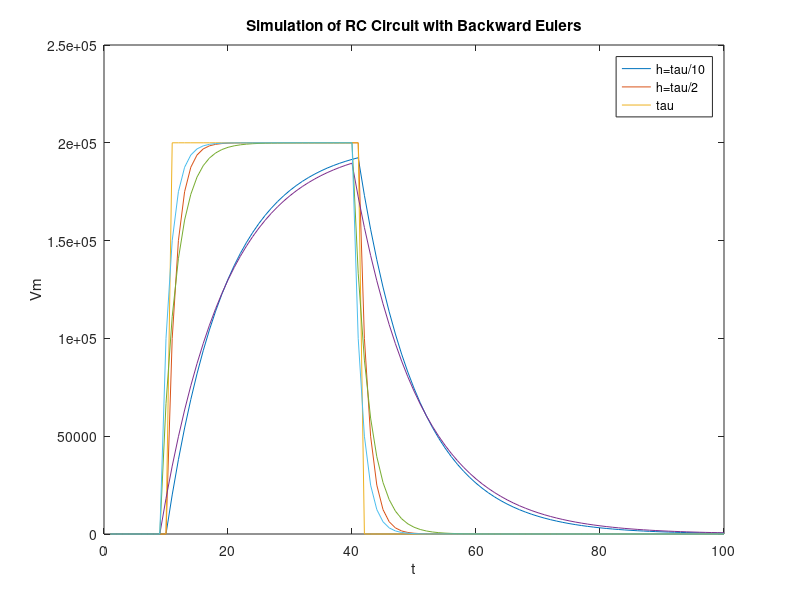
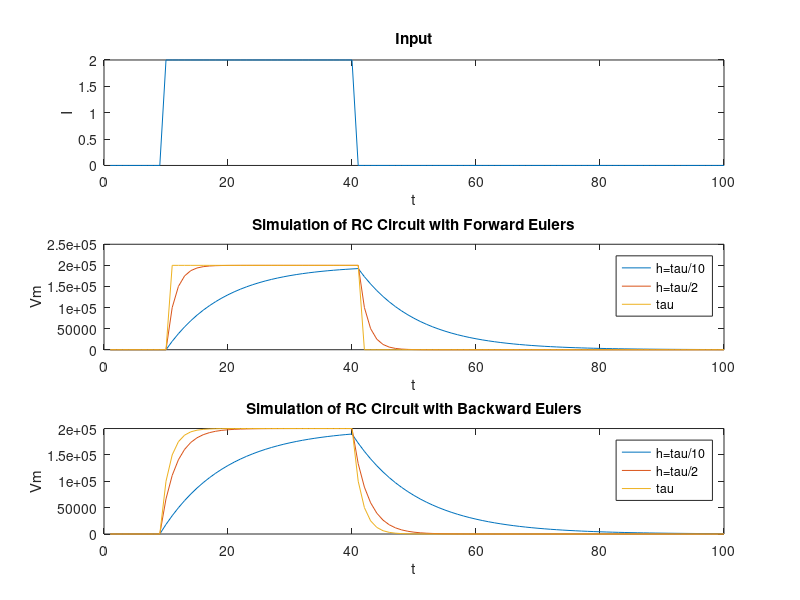

MATLAB code for these plots, in order: (Note: this script raises an error after producing the figures.)
%% Simulation of linear RC circuit using forward eulers
% y 1-3 represent versions of the RC circuit sovled using different step
% sizes
% Initialize vectors to hold output voltage and add initial values
y1=zeros(1,100);
y1(1)=2;
y2=zeros(1,100);
y2(1)=2;
y3=zeros(1,100);
y3(1)=2;
% set up values for r and c
r=100*10^3;
c=50*10^(-6);
% set up input
x=zeros(1,100);
x(1,10:40)=2;
%set up different step sizes
h1=1/10*r*c;
h2=1/2*r*c;
h3=r*c;
% loop through input and calculate output using forward eulers method
tic
for i=2:100
    y1(i)=h1/c*x(i-1)+y1(i-1)*(1-h1/(r*c));
    y2(i)=h2/c*x(i-1)+y2(i-1)*(1-h2/(r*c));
    y3(i)=h3/c*x(i-1)+y3(i-1)*(1-h3/(r*c));
    
end
toc
% plot the output for each different step size
plot(y1)
hold on 
plot(y2)
hold on
plot(y3)
legend('h=tau/10','h=tau/2','tau')
xlabel('t')
ylabel('Vm')
title('Simulation of RC Circuit with Forward Eulers')
%% Simulation of linear RC circuit using backward eulers
% y1-3be represent the output of the RC circuit solved using different time
% steps
% initialize vectors to hold output and set initial values
y1be=zeros(1,100);
y1be(1)=2;
y2be=zeros(1,100);
y2be(1)=2;
y3be=zeros(1,100);
y3be(1)=2;
% initialize values of r and c
r=100*10^3;
c=50*10^(-6);
% set up input vector
x=zeros(1,100);
x(1,10:40)=2;
% iinitialize different time steps
h1=1/10*r*c;
h2=1/2*r*c;
h3=r*c;
% loop through the input and calculate the output using backward eulers for
% each step size.
tic
for i=2:100
    y1be(i)=r*h1/(r*c+h1)*x(i)+r*c/(r*c+h1)*y1be(i-1);
    y2be(i)=r*h2/(r*c+h2)*x(i)+r*c/(r*c+h2)*y2be(i-1);
    y3be(i)=r*h3/(r*c+h3)*x(i)+r*c/(r*c+h3)*y3be(i-1);
end
toc
% plot the output for each step size
plot(y1be)
hold on 
plot(y2be)
hold on
plot(y3be)
legend('h=tau/10','h=tau/2','tau')
xlabel('t')
ylabel('Vm')
title('Simulation of RC Circuit with Backward Eulers')
%% Plot comparison of forward and backward
% create new figure with subplots, plot each output with different time
% steps using each method with forward eulers on top and backward eulers on
% bottom, add legend, add axis labelsl, add titles.
figure
subplot(3,1,1)
plot(x)
xlabel('t')
ylabel('I')
title('Input')
subplot(3,1,2)
plot(y1)
hold on 
plot(y2)
hold on
plot(y3)
legend('h=tau/10','h=tau/2','tau')
xlabel('t')
ylabel('Vm')
title('Simulation of RC Circuit with Forward Eulers')
subplot(3,1,3)
plot(y1be)
hold on 
plot(y2be)
hold on
plot(y3be)
legend('h=tau/10','h=tau/2','tau')
xlabel('t')
ylabel('Vm')
title('Simulation of RC Circuit with Backward Eulers')
%% Using ODE45
% set up duration of simulation
sim_duration = 100; % sec
y_init = 0; % initial condition


options = odeset('RelTol',1e-6);  % Select Tolerance, to guide adaptive time step (try 1e-6; try 1e-2 - see 'chatter')
tic % for measuring time it takes 
[time, y_sim] = ode45(@ydiff,[0 sim_duration],y_init,options); % pass in function describing derivative, time range, initial value, and options
toc
% create input vector for plotting
x=zeros(size(time));
for i=1:length(time)
    if time(i)>10 && time(i)<40
        x(i)=2;
    else 
        x(i)=0;
    end
end
% plot the output of ode45 and the input
figure
hold on
subplot(2,1,2)
plot(time, y_sim,'k','linewidth',2) % add RK4 result to plot
plot(time, y_sim,'k*','linewidth',2) % add RK4 result to plot
xlabel('t')
ylabel('voltage')
title('Using ODE45 to solve RC Circuit')
disp(['# steps taken by ode45: ' num2str(length(time))]) % how many steps were used?
disp('  '); %Blank line to clarify display
subplot(2,1,1)
plot(time,x)
xlabel('t')
ylabel('I')
title('Input')


function dydt = ydiff(time,y)
% diff EQ for ode45, for RC ckt problem
% Pass in the array y and the current time point, time

%initialize r and c
r=100*10^3;
c=50*10^(-6);
% set up the vector to hold the derivative
dydt = zeros(1,1);  % dimension the output variable; dydt = zeros(3,1)  for 3 diff EQs (column vector)
% create the input
if time >= 10 && time <= 40  % determine value of x, depending on time (secs)
    x = 2;
else
    x = 0;
end
dydt(1) = 1/c*x-1/(r*c)*y; % Differential equation describing the system
end
%% Cell Membrane with Constant Channel Conductances
%initialize simulation duration
sim_duration = 10; % sec
%set initial condition
y_init = 20.548; % initial condition


options = odeset('RelTol',1e-6);  % Select Tolerance, to guide adaptive time step (try 1e-6; try 1e-2 - see 'chatter')

[time, y_sim] = ode45(@ydif,[0 sim_duration],y_init,options); % pass in function describing derivative, time range, initial value, and options
%set up input vector for plotting
x=zeros(size(time));
for i=1:length(time)
    if time(i)>2 && time(i)<8
        x(i)=2;
    else 
        x(i)=0;
    end
end

%plot output of ODE45 and input
figure
hold on
subplot(2,1,1)
plot(time,x)
xlabel('t')
ylabel('I')
title('Input')
subplot(2,1,2)
plot(time, y_sim,'k','linewidth',2) % add RK4 result to plot
plot(time, y_sim,'k*','linewidth',2) % add RK4 result to plot
title('Membrane Voltage')
disp(['# steps taken by ode45: ' num2str(length(time))]) % how many steps were used?
disp('  '); %Blank line to clarify display

function dydt=ydif(time,y)
% initialize vector to hold derivative
dydt=zeros(1,1);
% set nernst potentials, conductance, capacitance
Ena=50;
Ek=-77;
El=-54.4;
cm=1;
gna=120;
gk=36;
gl=0.3;
% create input
if time > 2 && time < 8
    x=2;
else 
    x=0;
end
%specify derivative
dydt(1)=(x-gna*(y-Ena)-gk*(y-Ek)-gl*(y-El))/cm;
end
%% Cell Membrane with Changing Channel Conductances
% set simulation duration
sim_duration = 100; % msec
%set all initial conditions
y_init = -64.9997; % initial condition
m0=0.0529625;
h0=0.59826;
n0=0.317764;
init_conds=[y_init;m0;h0;n0];

options = odeset('RelTol',1e-6);  % Select Tolerance, to guide adaptive time step (try 1e-6; try 1e-2 - see 'chatter')

[time, y_sim] = ode15s(@ydiff2,[0 sim_duration],init_conds,options); % pass in function describing derivative, time range, initial value, and options
%initialize input for plotting 
x=zeros(size(time));
for i=1:length(time)
    if time(i) > 30 && time(i) < 33
        x(i)=20;
    elseif time(i)>38 && time(i)<41
        x(i)=20;
    elseif time(i)>48 && time(i)<51
        x(i)=20;
    elseif time(i)>55 && time(i)<58
        x(i)=20;
    elseif time(i)>65 && time(i)<68
        x(i)=20;
    elseif time(i)>71 && time(i)<74
        x(i)=20;
    else 
        x(i)=0;
    end

end

% plot input, output voltage, and activation/inactivation variables
figure
hold on
subplot(3,1,1)
plot(time,x) %plot x
title('Input Current')
xlabel('Time (ms)')
ylabel('Current(uA)')
subplot(3,1,2)
plot(time, y_sim(:,1),'k','linewidth',2) % add RK4 result to plot
plot(time, y_sim(:,1),'k*','linewidth',2) % add RK4 result to plot
title('Membrane Potential')
xlabel('Time (ms)')
ylabel('Voltage(mV)')
subplot(3,1,3)
plot(time,y_sim(:,2)) %plot m
hold on
plot(time,y_sim(:,3)) %plot h
hold on
plot(time,y_sim(:,4))% plot n
hold on
title('Channel Activation')
xlabel('Time (ms)')
ylabel('Probability')
legend('m','h','n')
disp(['# steps taken by ode45: ' num2str(length(time))]) % how many steps were used?
disp('  '); %Blank line to clarify display




function dydt=ydiff2(time,y)
%initialize vector to hold derivatives
dydt=zeros(4,1);
%set nernst potentials, max conductances, capacitance
Ena=50;
Ek=-77;
El=-54.4;
cm=1;
gna=120;
gk=36;
gl=0.3;
%set input 
if time > 30 && time < 33
    x=20;
elseif time>38 && time<41
    x=20;
elseif time>48 && time<51
    x=20;
elseif time>55 && time<58
    x=20;
elseif time>65 && time<68
    x=20;
elseif time>71 && time<74
    x=20;
else 
    x=0;
end

% set variable names to ys for ease of understanding
vm=y(1);
m=y(2);
h=y(3);
n=y(4);
% set alpha and beta equations for m
am=0.1*(vm+40)/(1-exp(-(vm+40)/10));
bm=4*exp(-(vm+65)/18);
% set alpha and beta equations for h
ah=0.07*exp(-(vm+65)/20);
bh=1/(1+exp(-(vm+35)/10));
% set alpha and beta equations for n
an=0.01*(vm+55)/(1-exp(-(vm+55)/10));
bn=0.125*exp(-(vm+65)/80);
% set derivative equations for voltage, m, h, and n
dydt(1)=(x-gna*m^3*h*(vm-Ena)-gk*n^4*(vm-Ek)-gl*(vm-El))/cm;
dydt(2)=am*(1-m)-bm*m;
dydt(3)=ah*(1-h)-bh*h;
dydt(4)=an*(1-n)-bn*n;
end
%% Simulating TTX
% Changed gna to 0 and set input back to step up to 20 from 30-70ms
% set dimulation duration
sim_duration = 100; % msec
%set initial conditions
y_init = -64.9997; % initial condition
m0=0.0529625;
h0=0.59826;
n0=0.317764;
init_conds=[y_init;m0;h0;n0];

options = odeset('RelTol',1e-6);  % Select Tolerance, to guide adaptive time step (try 1e-6; try 1e-2 - see 'chatter')

[time, y_sim] = ode15s(@ydiff3,[0 sim_duration],init_conds,options); % pass in function describing derivative, time range, initial value, and options
%set input for plotting
x=zeros(size(time));
for i=1:length(time)
    if time(i)>30 && time(i)<70
        x(i)=20;
    else 
        x(i)=0;
    end
end

figure
hold on
subplot(3,1,1)
plot(time,x) % plot input current
title('Input Current')
xlabel('Time (ms)')
ylabel('Current(uA)')
subplot(3,1,2)
plot(time, y_sim(:,1),'k','linewidth',2) % add RK4 result to plot
plot(time, y_sim(:,1),'k*','linewidth',2) % add RK4 result to plot
title('Membrane Potential')
xlabel('Time (ms)')
ylabel('Voltage(mV)')
subplot(3,1,3)
plot(time,y_sim(:,2)) % plot m
hold on
plot(time,y_sim(:,3))% plot h
hold on 
plot(time,y_sim(:,4)) % plot n
hold on
title('Channel Activation')
xlabel('Time (ms)')
ylabel('Probability')
legend('m','h','n')
disp(['# steps taken by ode45: ' num2str(length(time))]) % how many steps were used?
disp('  '); %Blank line to clarify display




function dydt=ydiff3(time,y)
%initialize vector for derivatives
dydt=zeros(4,1);
% set nernst potentials, max conductances, and capacitance
Ena=50;
Ek=-77;
El=-54.4;
cm=1;
gna=120;
gk=36;
gl=0.3;
% set up input current
if time > 30 && time < 70
    x=20;
else 
    x=0;
end
% set variables to y values for ease of understanding
vm=y(1);
m=y(2);
h=y(3);
n=y(4);
% create alpha and beta equations for m
am=0.1*(vm+40)/(1-exp(-(vm+40)/10));
bm=4*exp(-(vm+65)/18);
% create alpha and beta equations for h
ah=0.07*exp(-(vm+65)/20);
bh=1/(1+exp(-(vm+35)/10));
% create alpha and beta equations for n
an=0.01*(vm+55)/(1-exp(-(vm+55)/10));
bn=0.125*exp(-(vm+65)/80);
% setting up derivative equations for solving
dydt(1)=(x-0*m^3*h*(vm-Ena)-gk*n^4*(vm-Ek)-gl*(vm-El))/cm;
dydt(2)=am*(1-m)-bm*m;
dydt(3)=ah*(1-h)-bh*h;
dydt(4)=an*(1-n)-bn*n;
end
%% Svirskis et al. model
% set simulation duration
sim_duration = 200; % msec
% specify initial conditions
y_init = -50; % initial condition
m0=0.0655;
h0=0.2352;
n0=0.0864;
k0=0.4005;
init_conds=[y_init;m0;h0;n0;k0];

options = odeset('RelTol',1e-6);  % Select Tolerance, to guide adaptive time step (try 1e-6; try 1e-2 - see 'chatter')

[time, y_sim] = ode15s(@ydiff4,[0 sim_duration],init_conds,options); % pass in function describing derivative, time range, initial value, and options
% create input for plotting
x=zeros(size(time));
for i=1:length(time)
    if time(i)>30 && time(i)<33
        x(i)=20;
    elseif time(i)>34 && time(i)<37
        x(i)=20;
    else 
        x(i)=0;
    end
end

figure
hold on
subplot(3,1,1)
plot(time,x) % plot input
title('Input Current')
xlabel('Time (ms)')
ylabel('Current(uA)')
subplot(3,1,2)
plot(time, y_sim(:,1),'k','linewidth',2) % add RK4 result to plot
plot(time, y_sim(:,1),'k*','linewidth',2) % add RK4 result to plot
title('Membrane Potential')
xlabel('Time (ms)')
ylabel('Voltage(mV)')
subplot(3,1,3)
plot(time,y_sim(:,2)) % plot m
hold on
plot(time,y_sim(:,3)) % plot h
hold on
plot(time,y_sim(:,4)) % plot n
hold on
plot(time,y_sim(:,5)) % plot activation of new channel
title('Channel Activation')
xlabel('Time (ms)')
ylabel('Probability')
legend('m','h','n','k')
disp(['# steps taken by ode45: ' num2str(length(time))]) % how many steps were used?
disp('  '); %Blank line to clarify display




function dydt=ydiff4(time,y)
% create vector to hold derivative values
dydt=zeros(5,1);
%specify nernst potentials, max conductances, and capacitance
Ena=50;
Ek=-90;
El=-54.4;
cm=1;
gna=0.2;
gk=0.01;
gkk=0.02;
gl=0.00333;
%set input
if time > 30 && time < 33
    x=20;
elseif time>34 && time<37
    x=20;
else 
    x=0;
end
% give ys clearer variable names
vm=y(1);
m=y(2);
h=y(3);
n=y(4);
k=y(5);

%set alpha and beta equations for m
am=4.2*exp(-0.0393*3.3*0.7*(-29.5-vm));
bm=4.2*exp(0.0393*3.3*(1-0.7)*(-29.5-vm));
%calculate m steady state
minf=am/(am+bm);
% calculate tau
taum=1/(am+bm);
taummin=0.05;
taum=max(taum,taummin); %ensure tau doesn't go below min

%set alpha and beta equations for h
ah=0.09*exp(-0.0393*-3*0.27*(-60-vm));
bh=0.09*exp(0.0393*-3*(1-0.27)*(-60-vm));
% calculate steady state value of h
hinf=ah/(ah+bh);
tauh=1/(ah+bh);
% calculate tau
tauhmin=0.25;
tauh=max(tauh,tauhmin); %ensure tau doesnt drop below min

%set alpha and beta equations for n
an=0.3*exp(-0.0393*3*0.8*(-30-vm));
bn=0.3*exp(0.0393*3*(1-0.8)*(-30-vm));
% calculate steady state value of n
ninf=an/(an+bn);
%set tau
taun=1/(an+bn);
taunmin=1;
taun=max(taun,taunmin); % ensure tau doesn't drop below min

%set alpha and beta equations for new channel
ak=0.2*exp(-0.0393*2.88*0.39*(-45-vm));
bk=0.17*exp(0.0393*2.88*(1-0.39)*(-45-vm));
%calculate steady state value
kinf=ak/(ak+bk);
%calculate tau (no minimum given)
tauk=1/(ak+bk);

%set derivative equations for voltage, m,h,n,and new channel
dydt(1)=(x-gna*m^3*h*(vm-Ena)-gk*n^4*(vm-Ek)-gkk*k*(vm-Ek)-gl*(vm-El))/cm;
dydt(2)=(minf-m)/taum;
dydt(3)=(hinf-h)/tauh;
dydt(4)=(ninf-n)/taun;
dydt(5)=(kinf-k)/tauk;
end